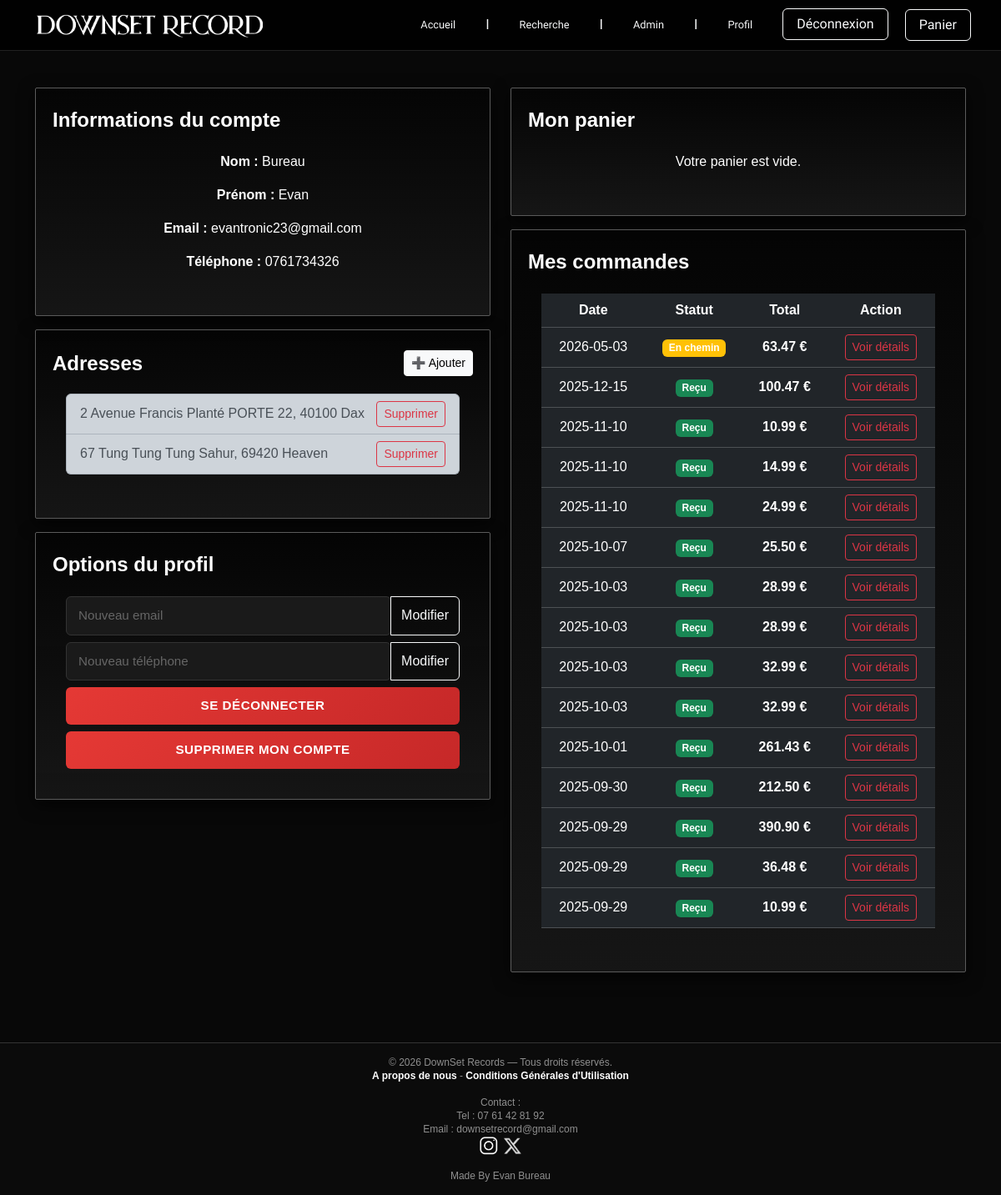
/index.php?page=profil (signed in), run on the app's committed database.
### tables this page shows
CREATE TABLE IF NOT EXISTS `utilisateur` (
  `id_user` int NOT NULL AUTO_INCREMENT,
  `nom` varchar(30) DEFAULT NULL,
  `prenom` varchar(30) DEFAULT NULL,
  `email` varchar(50) DEFAULT NULL,
  `telephone` varchar(14) DEFAULT NULL,
  `mdp` varchar(255) DEFAULT NULL,
  `is_admin` tinyint(1) NOT NULL,
  PRIMARY KEY (`id_user`),
  UNIQUE KEY `email` (`email`)
);

CREATE TABLE IF NOT EXISTS `adresse` (
  `id_adresse` int NOT NULL AUTO_INCREMENT,
  `rue` varchar(50) DEFAULT NULL,
  `ville` varchar(50) DEFAULT NULL,
  `code_postal` int DEFAULT NULL,
  `numero_rue` int DEFAULT NULL,
  `type_numero_rue` varchar(10) DEFAULT NULL,
  PRIMARY KEY (`id_adresse`)
);

CREATE TABLE IF NOT EXISTS `commande` (
  `id_commande` int NOT NULL AUTO_INCREMENT,
  `date_commande` date DEFAULT NULL,
  `date_expedition` date DEFAULT NULL,
  `date_arrivee_prevue` date DEFAULT NULL,
  `statut` varchar(20) DEFAULT NULL,
  `mode_paiement` varchar(10) DEFAULT NULL,
  `id_panier` int DEFAULT NULL,
  `id_user` int NOT NULL,
  `total` decimal(10,2) NOT NULL,
  `id_adresse` int DEFAULT NULL,
  PRIMARY KEY (`id_commande`),
  KEY `id_panier` (`id_panier`)
);

### controleurs/profil.php (called while the page is built, shortened)
<?php
require_once __DIR__ . '/../config.php';
require_once __DIR__ . '/../modeles/ProfilModele.php';
require_once __DIR__ . '/../modeles/CommandeModele.php';
$id_user = (int) $_SESSION['user']['id_user'];
$commandeModele = new CommandeModele();
$panierModele = new PanierModele();
$user = ProfilModele::getInfosUtilisateur($id_user);
$adresses = ProfilModele::getAdresses($id_user) ?? [];
$panierObj = $panierModele->getPanier($id_user);
$commandes = $commandeModele->getCommandesByUser($id_user) ?? [];
$panier = $panierObj->getArticles();
require_once __DIR__ . '/../vue/vueHeader.php';
include __DIR__ . '/../vue/vueProfil.php';
require_once __DIR__ . '/../vue/vueFooter.php';
?>

### index.php (called while the page is built, shortened)
<?php
$action = $_GET['page'] ?? "defaut";
$fichierControleur = controleurPrincipal($action);
require_once __DIR__ . "/controleurs/" . $fichierControleur;
?>

### modeles/ProfilModele.php (called while the page is built, shortened)
<?php
require_once __DIR__ . '/Utilisateur.php';
require_once __DIR__ . '/Adresse.php';
require_once __DIR__ . '/Produit.php';
class ProfilModele {
    public static function getInfosUtilisateur(int $id_user): ?Utilisateur {
        global $pdo;
        $stmt = $pdo->prepare("SELECT * FROM utilisateur WHERE id_user = :id_user");
        $stmt->execute(['id_user' => $id_user]);
        $row = $stmt->fetch(PDO::FETCH_ASSOC);
        return new Utilisateur(
            $row['id_user'],
            $row['nom'],
            $row['prenom'],
            $row['email'],
            (bool) $row['is_admin'],
            $row['date_inscription'] ?? null,
            $row['telephone'] ?? null
        );
    }
    public static function getAdresses(int $id_user): array {
        global $pdo;
        $stmt = $pdo->prepare("
            SELECT a.*
            FROM adresse a
            INNER JOIN utilisateur_adresse ua ON ua.id_adresse = a.id_adresse
            WHERE ua.id_user = :id_user
        ");
        $stmt->execute(['id_user' => $id_user]);
        $adresses = [];
        foreach ($stmt->fetchAll(PDO::FETCH_ASSOC) as $row) {
            $adresses[] = new Adresse(
                $row['id_adresse'],
                $row['numero_rue'],
                $row['type_numero_rue'],
                $row['rue'],
                $row['ville'],
                $row['code_postal']
            );
        }
        return $adresses;
    }
}

### modeles/Utilisateur.php (called while the page is built, shortened)
<?php
class Utilisateur
{
    private $nom;
    private $prenom;
    private $email;
    private $telephone;
    public function __construct($id = null, $nom = '', $prenom = '', $email = '', $isAdmin = false, $dateInscription = null, $telephone = null)
    {
        $this->nom = $nom;
        $this->prenom = $prenom;
        $this->email = $email;
        $this->telephone = $telephone;
    }
    public function getNom() { return $this->nom; }
    public function getPrenom() { return $this->prenom; }
    public function getEmail() { return $this->email; }
    public function getTelephone() { return $this->telephone; }
}

### modeles/Adresse.php (called while the page is built, shortened)
<?php
class Adresse
{
    private $numeroRue;
    private $typeNumeroRue;
    private $rue;
    private $ville;
    private $codePostal;
    public function __construct($id = null, $numeroRue = '', $typeNumeroRue = '', $rue = '', $ville = '', $codePostal = '')
    {
        $this->numeroRue = $numeroRue;
        $this->typeNumeroRue = $typeNumeroRue;
        $this->rue = $rue;
        $this->ville = $ville;
        $this->codePostal = $codePostal;
    }
    public function getFullAddress()
    {
        return trim($this->numeroRue . ' ' . $this->typeNumeroRue . ' ' . $this->rue) . ', ' . $this->codePostal . ' ' . $this->ville;
    }
}

### modeles/CommandeModele.php (called while the page is built, shortened)
<?php
require_once __DIR__ . '/Commande.php';
require_once __DIR__ . '/Utilisateur.php';
require_once __DIR__ . '/Adresse.php';
class CommandeModele
{
    private $pdo;
    public function __construct($pdo = null)
    {
        if ($pdo === null) {
            global $pdo;
        }
        $this->pdo = $pdo;
    }
    private function hydrateAdresse($row)
    {
        return new Adresse(
            $row['id_adresse'],
            $row['numero_rue'],
            $row['type_numero_rue'],
            $row['rue'],
            $row['ville'],
            $row['code_postal']
        );
    }
    private function hydrateProduit($row)
    {
        return new Produit(
            $row['id_produit'],
            $row['nom_produit'],
            '',
            $row['prix_unitaire'],
            0,
            $row['img_path'],
            null
        );
    }
    public function getCommandesByUser($idUser)
    {
        $sql = "
            SELECT c.id_commande, c.date_commande, c.date_expedition, c.date_arrivee_prevue, c.total, c.statut, c.mode_paiement,
                   a.id_adresse, a.numero_rue, a.type_numero_rue, a.rue, a.ville, a.code_postal
            FROM commande c
            LEFT JOIN adresse a ON c.id_adresse = a.id_adresse
            WHERE c.id_user = :idUser
            ORDER BY c.date_commande DESC
        ";
        $stmt = $this->pdo->prepare($sql);
        $stmt->execute(['idUser' => $idUser]);
        $commandes = [];
        foreach ($stmt->fetchAll(PDO::FETCH_ASSOC) as $row) {
            $adresse = null;
            if ($row['numero_rue']) {
                $adresse = $this->hydrateAdresse($row);
            }
            $commande = new Commande(
                $row['id_commande'],
                null,
                $adresse,
                $row['date_commande'],
                $row['date_expedition'],
                $row['date_arrivee_prevue'],
                $row['total'],
                $row['statut'],
                $row['mode_paiement']
            );
            $sqlLines = "
                SELECT cp.id_produit, p.nom_produit, p.prix_unitaire, p.img_path, cp.quantite
                FROM commande_produit cp
                JOIN produits p ON cp.id_produit = p.id_produit
                WHERE cp.id_commande = :id_commande
            ";
            $stmtLines = $this->pdo->prepare($sqlLines);
            $stmtLines->execute(['id_commande' => $row['id_commande']]);
            foreach ($stmtLines->fetchAll(PDO::FETCH_ASSOC) as $ligne) {
                $produit = $this->hydrateProduit($ligne);
                $ligneCmd = new LigneCommande(null, $produit, $ligne['quantite'], $ligne['prix_unitaire']);
                $commande->addLigne($ligneCmd);
            }
            $commandes[] = $commande;
        }
        return $commandes;
    }
}

### modeles/Commande.php (called while the page is built, shortened)
<?php
class Commande
{
    private $id;
    private $dateCommande;
    private $total;
    public function __construct(
        $id = null,
        ?Utilisateur $utilisateur = null,
        ?Adresse $adresse = null,
        $dateCommande = null,
        $dateExpedition = null,
        $dateArrivee = null,
        $total = 0,
        $statut = 'Préparation',
        $modePaiement = 'CB'
    ) {
        $this->id = $id;
        $this->dateCommande = $dateCommande;
        $this->total = (float) $total;
    }
    public function getId() { return $this->id; }
    public function getDateCommande() { return $this->dateCommande; }
    public function getTotal() { return $this->total; }
    public function getDeliveryStatus()
    {
        $orderDate = new DateTime($this->dateCommande);
        $today = new DateTime();
        $daysElapsed = $today->diff($orderDate)->days;
        if ($daysElapsed >= 7) {
            return 'Reçu';
        } elseif ($daysElapsed >= 2) {
            return 'En chemin';
        } else {
            return 'Préparation';
        }
    }
}

### vue/vueProfil.php (the view, shortened to what this page needs)
<div class="container my-4 text-light">
    <div class="row g-4">
        <div class="col-lg-6">
            <div class="card mb-3">
                <div class="profil-titre">
                    <strong>Informations du compte</strong>
                </div>
                <div class="card-body text-white">
                    <p><strong>Nom :</strong> <?= htmlspecialchars($user?->getNom() ?? '') ?></p>
                    <p><strong>Prénom :</strong> <?= htmlspecialchars($user?->getPrenom() ?? '') ?></p>
                    <p><strong>Email :</strong> <?= htmlspecialchars($user?->getEmail() ?? '') ?></p>
                    <p><strong>Téléphone :</strong> <?= htmlspecialchars($user?->getTelephone() ?? '') ?></p>
                </div>
            </div>
            <div class="card">
                <div class="profil-titre d-flex justify-content-between align-items-center">
                    <strong>Adresses</strong>
                    <?php if (count($adresses) < 4): ?>
                        <button class="btn btn-sm btn-light" data-bs-toggle="collapse" data-bs-target="#formAddAddress">➕
                            Ajouter</button>
                    <?php endif; ?>
                </div>
                <div class="card-body text-white">
                    <?php if (!empty($adresses)): ?>
                        <div class="list-group mb-3">
                            <?php foreach ($adresses as $a): ?>
                                <div
                                    class="list-group-item list-group-item-dark d-flex justify-content-between align-items-center">
                                    <div>
                                         <?= htmlspecialchars($a->getFullAddress()) ?>
                                     </div>
                                     <form method="post" class="mb-0">
                                        <button type="submit" class="btn btn-sm btn-outline-danger">Supprimer</button>
                                    </form>
                                </div>
                            <?php endforeach; ?>
                        </div>
                    <?php else: ?>
                        <p class="text-white">Aucune adresse enregistrée.</p>
                    <?php endif; ?>
                </div>
            </div>
            <div class="card mt-3">
    <div class="profil-titre">
        <strong>Options du profil</strong>
    </div>
    <div class="card-body text-white">
        <form method="post" class="mb-2" onsubmit="return confirm('Êtes-vous sûr de vouloir changer votre adresse mail ?');">
            <div class="input-group">
                <input type="email" name="nouvel_email" class="form-control" placeholder="Nouveau email" required>
                <button type="submit" class="btn btn-outline-light">Modifier</button>
            </div>
        </form>
        <form method="post" class="mb-2" onsubmit="return confirm('Êtes-vous sûr de vouloir changer votre numéro ?');">
            <div class="input-group">
                <input type="text" name="nouveau_tel" class="form-control" placeholder="Nouveau téléphone" required>
                <button type="submit" class="btn btn-outline-light">Modifier</button>
            </div>
        </form>
        <form method="post" class="mb-2">
            <button type="submit" class="btn btn-danger w-100">Se déconnecter</button>
        </form>
        <form method="post" onsubmit="return confirm('Êtes-vous sûr de vouloir supprimer votre compte ? Cette action est irréversible.');">
            <button type="submit" class="btn btn-danger w-100">Supprimer mon compte</button>
        </form>
    </div>
</div>
        </div>
        <div class="col-lg-6">
            <div class="card mb-3">
                <div class="profil-titre"><strong>Mon panier</strong></div>
                <div class="card-body text-white">
                    <?php if (!empty($panier)): ?>
                         <ul class="list-unstyled">
                             <?php foreach ($panier as $article): ?>
                                 <?php
                                     $produit = $article['produit'];
                                     $quantite = $article['quantite'];
                                 ?>
                                 <li class="d-flex align-items-center mb-2">
                                     <img src="<?= $produit->getCoverUrl() ?>" alt="" width="56" height="56" class="me-2 rounded">
                                     <div class="flex-fill">
                                         <strong><?= htmlspecialchars($produit->getNom()) ?></strong><br>
                                         <small><?= (int) $quantite ?> ×
                                             <?= number_format($produit->getPrix(), 2) ?> €</small>
                                     </div>
                                     <div class="text-end">
                                         <?= number_format($produit->getPrix() * $quantite, 2) ?>
                                         €
                                     </div>
                                 </li>
                             <?php endforeach; ?>
                         </ul>
                        <hr class="border-secondary">
                        <p class="h6">Total : <strong class="text-danger"><?= number_format($total_panier, 2) ?> €</strong>
                        </p>
                        <a href="index.php?page=commande"><button class="btn btn-success w-100">Commander</button></a>
                    <?php else: ?>
                        <p class="text-white">Votre panier est vide.</p>
                    <?php endif; ?>
                </div>
            </div>
            <div class="card">
    <div class="profil-titre">
        <strong>Mes commandes</strong>
    </div>
    <div class="card-body">
        <?php if (!empty($commandes)): ?>
            <table class="table table-dark table-hover align-middle">
                <thead>
                    <tr>
                        <th>Date</th>
                        <th>Statut</th>
                        <th>Total</th>
                        <th>Action</th>
                    </tr>
                </thead>
                <tbody>
                    <?php foreach ($commandes as $c): ?>
                        <?php
                        $currentStatus = $c->getDeliveryStatus();
                        $statusColor = $currentStatus === 'Reçu' ? 'success' : ($currentStatus === 'En chemin' ? 'warning' : 'info');
                        ?>
                        <tr>
                            <td><?= htmlspecialchars($c->getDateCommande()) ?></td>
                            <td>
                                <span class="badge bg-<?= $statusColor ?>">
                                    <?= htmlspecialchars($currentStatus) ?>
                                </span>
                            </td>
                            <td><strong><?= number_format($c->getTotal(), 2) ?> €</strong></td>
                            <td>
                                <button class="btn btn-sm btn-outline-danger"
                                        data-bs-toggle="modal"
                                        data-bs-target="#commande<?= $c->getId() ?>">
                                    Voir détails
                                </button>
                            </td>
                        </tr>
                    <?php endforeach; ?>
                </tbody>
            </table>
        <?php else: ?>
            <p class="text-white">Vous n’avez pas encore passé de commande.</p>
        <?php endif; ?>
    </div>
</div>
<?php include_once __DIR__ . '/vueFooter.php'; ?>

### data on the page
utilisateur: nom "Bureau", prenom "Evan", email "evantronic23@gmail.com", telephone "0761734326"
adresse: $a->getFullAddress() "2 Avenue Francis Planté PORTE 22, 40100 Dax"
adresse: $a->getFullAddress() "67 Tung Tung Tung Sahur, 69420 Heaven"
commande: date_commande "2026-05-03", date_commande "En chemin", total "63.47"
commande: date_commande "2025-12-15", date_commande "Reçu", total "100.47"
commande: date_commande "2025-11-10", date_commande "Reçu", total "10.99"
commande: date_commande "2025-11-10", date_commande "Reçu", total "14.99"
commande: date_commande "2025-11-10", date_commande "Reçu", total "24.99"
commande: date_commande "2025-10-07", date_commande "Reçu", total "25.50"
commande: date_commande "2025-10-03", date_commande "Reçu", total "28.99"
commande: date_commande "2025-10-03", date_commande "Reçu", total "28.99"
commande: date_commande "2025-10-03", date_commande "Reçu", total "32.99"
commande: date_commande "2025-10-03", date_commande "Reçu", total "32.99"
commande: date_commande "2025-10-01", date_commande "Reçu", total "261.43"
commande: date_commande "2025-09-30", date_commande "Reçu", total "212.50"
commande: date_commande "2025-09-29", date_commande "Reçu", total "390.90"
commande: date_commande "2025-09-29", date_commande "Reçu", total "36.48"
commande: date_commande "2025-09-29", date_commande "Reçu", total "10.99"
